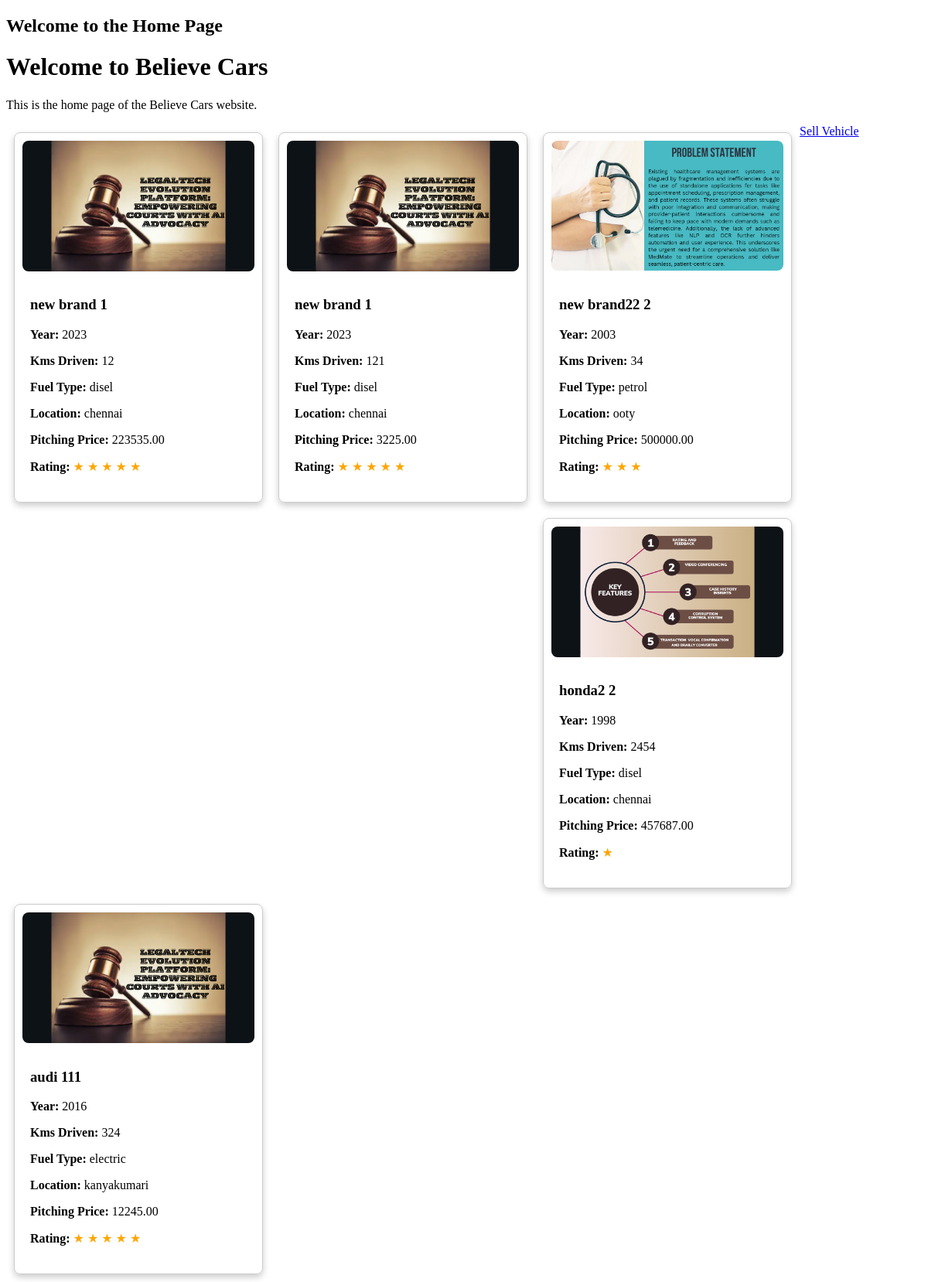
/users/ (signed in), run on the app's committed database.
### users/models.py (models this page shows, shortened)
class VehicleListing(models.Model):
    seller = models.ForeignKey(User, on_delete=models.CASCADE)
    brand = models.CharField(max_length=100)
    model = models.CharField(max_length=100)
    year = models.IntegerField()
    kms_driven = models.IntegerField()
    fuel_type = models.CharField(max_length=50)
    location = models.CharField(max_length=100)
    pitching_price = models.DecimalField(max_digits=10, decimal_places=2)
    product_image = models.ImageField(upload_to='vehicle_images/')
    is_approved = models.BooleanField(default=False)
    star_rating = models.IntegerField(null=True, blank=True)  # New field for star ratings

### users/views/user_views.py (the view)
# urls.py: path('', user_views.home, name='home'),
def home(request):
    approved_listings = VehicleListing.objects.filter(is_approved=True)
    context = {
        'approved_listings': approved_listings
    }
    return render(request, 'users/home.html', context)

### users/templates/users/home.html (shortened to what this page needs)
<!DOCTYPE html>
<html>
  <head>
  </head>
  <body>
    <div class="container">
      <h2>Welcome to the Home Page</h2>
      <h1>Welcome to Believe Cars</h1>
      <p>This is the home page of the Believe Cars website.</p>
      <div class="cards-container">
        {% for listing in approved_listings %}
          <div class="card">
            <img src="{{ listing.product_image.url }}" alt="Product Image" />
            <div class="card-content">
              <h3>{{ listing.brand }} {{ listing.model }}</h3>
              <p>
                <strong>Year:</strong> {{ listing.year }}
              </p>
              <p>
                <strong>Kms Driven:</strong> {{ listing.kms_driven }}
              </p>
              <p>
                <strong>Fuel Type:</strong> {{ listing.fuel_type }}
              </p>
              <p>
                <strong>Location:</strong> {{ listing.location }}
              </p>
              <p>
                <strong>Pitching Price:</strong> {{ listing.pitching_price }}
              </p>
              {% if listing.star_rating %}
                <p>
                  <strong>Rating:</strong>
                  {% for i in 'x'|rjust:listing.star_rating %}
                    <span class="star-ratings">★</span>
                  {% endfor %}
                </p>
              {% endif %}
            </div>
          </div>
        {% endfor %}
      </div>
    </div>
    {% if request.user.is_authenticated and not request.user.is_superuser %}
      {% if request.user.userprofile.user_type == 'seller' %}
        <a href="{% url 'sell-vehicle' %}" class="btn btn-primary">Sell Vehicle</a>
      {% endif %}
    {% endif %}
  </body>
</html>

### users/templates/users/home.html (style rules this page uses)
.card { border: 1px solid #ccc; border-radius: 8px; padding: 10px; margin: 10px; width: 300px; float: left; box-shadow: 0 4px 8px 0 rgba(0, 0, 0, 0.2); }
.card img { max-width: 100%; height: auto; border-radius: 8px; }
.card-content { padding: 10px; }
.star-ratings { color: orange; }

### data on the page
VehicleListing: product_image (picture), brand "new brand", model "1", year "2023", kms_driven "12", fuel_type "disel", location "chennai", pitching_price "223535.00", shows "Rating:", star_rating 5 (drawn)
VehicleListing: product_image (picture), brand "new brand", model "1", year "2023", kms_driven "121", fuel_type "disel", location "chennai", pitching_price "3225.00", shows "Rating:", star_rating 5 (drawn)
VehicleListing: product_image (picture), brand "new brand22", model "2", year "2003", kms_driven "34", fuel_type "petrol", location "ooty", pitching_price "500000.00", shows "Rating:", star_rating 3 (drawn)
VehicleListing: product_image (picture), brand "honda2", model "2", year "1998", kms_driven "2454", fuel_type "disel", location "chennai", pitching_price "457687.00", shows "Rating:", star_rating 1 (drawn)
VehicleListing: product_image (picture), brand "audi", model "111", year "2016", kms_driven "324", fuel_type "electric", location "kanyakumari", pitching_price "12245.00", shows "Rating:", star_rating 5 (drawn)
